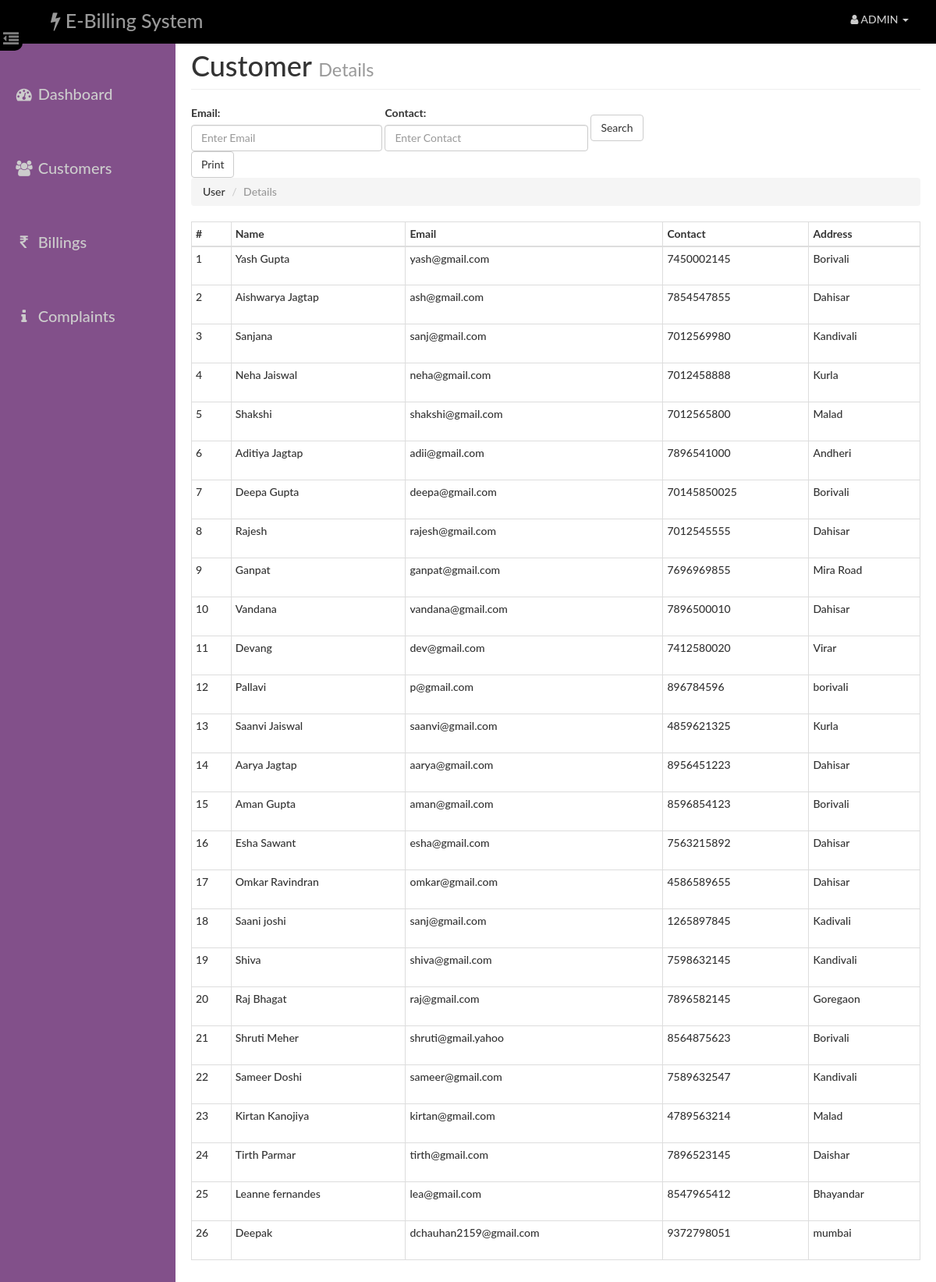
The page /admin/users.php (signed in) on the database its author committed.
### tables this page shows
CREATE TABLE `user` (
  `id` int(14) NOT NULL,
  `name` varchar(40) NOT NULL,
  `email` varchar(40) NOT NULL,
  `phone` varchar(255) NOT NULL,
  `pass` varchar(20) NOT NULL,
  `address` varchar(100) NOT NULL
);

### admin/users.php (the view, shortened to what this page needs)
<?php
    require_once('head_html.php');
    $searchResults = isset($_SESSION['searchResults']) ? $_SESSION['searchResults'] : [];
?>
<body>
    <div id="wrapper">
        <?php
            require_once("nav.php");
            require_once("sidebar.php");
        ?>
        <div id="page-content-wrapper">
            <div class="container-fluid">
                <div class="row">
                    <div class="col-lg-12">
                        <h1 class="page-header">
                            Customer
                            <small>Details</small>
                        </h1>
                        <form method="post" class="form-inline" id="searchForm">
                            <div class="form-group">
                                <label for="email">Email:</label>
                                <input type="text" class="form-control" id="email" name="email" placeholder="Enter Email">
                            </div>
                            <div class="form-group">
                                <label for="contact">Contact:</label>
                                <input type="text" class="form-control" id="contact" name="contact" placeholder="Enter Contact">
                            </div>
                            <button type="submit" class="btn btn-default">Search</button>
                        </form>
                        <button class="btn btn-default" onclick="window.print()">Print</button>
                        <?php if (!empty($searchResults)) { ?>
                            <div class="table-responsive" style="padding-top: 20px">
                                <?php if (count($searchResults) > 0) { ?>
                                    <h3>Search Results</h3>
                                    <table class="table table-hover table-bordered table-condensed">
                                        <thead>
                                            <tr>
                                                <th>#</th>
                                                <th>Name</th>
                                                <th>Email</th>
                                                <th>Contact</th>
                                                <th>Address</th>
                                            </tr>
                                        </thead>
                                        <tbody>
                                            <?php
                                                $cnt = 1;
                                                foreach ($searchResults as $row) {
                                            ?>
                                                <tr>
                                                    <td height="50"><?php echo $cnt; ?></td>
                                                    <td><?php echo $row['name'] ?></td>
                                                    <td><?php echo $row['email'] ?></td>
                                                    <td><?php echo $row['phone'] ?></td>
                                                    <td><?php echo $row['address'] ?></td>
                                                </tr>
                                            <?php $cnt++; } ?>
                                        </tbody>
                                    </table>
                                <?php } else { ?>
                                    <p>No results found for the given email or contact.</p>
                                <?php } ?>
                            </div>
                        <?php } else { ?>
                            <ol class="breadcrumb">
                                <li>User</li>
                                <li class="active">Details</li>
                            </ol>
                            <div class="table-responsive" style="padding-top: 0">
                                <table class="table table-hover table-bordered table-condensed">
                                    <thead>
                                        <tr>
                                            <th>#</th>
                                            <th>Name</th>
                                            <th>Email</th>
                                            <th>Contact</th>
                                            <th>Address</th>
                                        </tr>
                                    </thead>
                                    <tbody>
                                        <?php
                                            $query = "SELECT * FROM user";
                                            $result = mysqli_query($con, $query);
                                            $cnt = 1;
                                            while($row = mysqli_fetch_assoc($result)){
                                            ?>
                                                <tr>
                                                    <td height="50"><?php echo $cnt; ?></td>
                                                    <td><?php echo $row['name'] ?></td>
                                                    <td><?php echo $row['email'] ?></td>
                                                    <td><?php echo $row['phone'] ?></td>
                                                    <td><?php echo $row['address'] ?></td>
                                                </tr>
                                            <?php $cnt++; } ?>
                                    </tbody>
                                </table>
                            </div>
                        <?php } ?>
                    </div>
                </div>
            </div>
        </div>
    </div>
</body>
</html>

### admin/head_html.php (shortened to what this page needs)
<!DOCTYPE html>
<html lang="en">
<head>
    <link href="../assets/css/bootstrap.css" rel="stylesheet">
    <link href="../assets/css/dash_admin.css" rel="stylesheet">
    <link rel="stylesheet" href="https://maxcdn.bootstrapcdn.com/font-awesome/4.2.0/css/font-awesome.min.css">
</head>

### admin/nav.php (shortened to what this page needs)
<nav class="navbar navbar-inverse navbar-fixed-top" role="navigation">
    <div class="navbar-header">
        <a class="navbar-brand" href="index.php"><i class="fa fa-bolt"></i> E-Billing System</a>
    </div>
    <a style="position:absolute;top:35px;left:-1px;font-size:20px;color:#7f7f7f;padding:5px;background-color: #000;border-bottom-right-radius:10px; " href="#menu-toggle" id="menu-toggle" <i class="fa fa-dedent"></i></a>
    <ul class="nav navbar-right top-nav">
        <li class="dropdown">
            <?php
                echo "<a href=\"#\" class=\"dropdown-toggle\" data-toggle=\"dropdown\"><i class=\"fa fa-user\"></i> ADMIN <b class=\"caret\"></b></a> ";
             ?>
        </li>
    </ul>
</nav>

### admin/sidebar.php
<div id="sidebar-wrapper">
    <ul class="sidebar-nav">
        <li class="active">
            <a href="index.php"><i class="fa fa-fw fa-dashboard"></i> Dashboard</a>
        </li>
        <li>
            <a href="users.php"><i class="fa fa-fw fa-users"></i> Customers </a>
        </li>
        <li>
            <a href="bill.php"><i class="fa fa-fw fa-inr"></i> Billings </a>
        </li>
        <li>
            <a href="complaint.php"><i class="fa fa-fw fa-info"></i> Complaints </a>
        </li>
    </ul>
</div>

### assets/css/dash_admin.css (style rules this page uses)
html { height: 100%; }
body, html { width: 100%; height: 100%; }
body, h1, h2, h3, h4, h5, h6 { font-family: "Lato","Helvetica Neue",Helvetica,Arial,sans-serif; font-weight: 500; }
#wrapper { padding-left: 10px; padding-top: 5px; -webkit-transition: all 0.5s ease; -moz-transition: all 0.5s ease; -o-transition: all 0.5s ease; transition: all 0.5s ease; }
#sidebar-wrapper { margin-top: 20px; z-index: 1000; position: fixed; left: 250px; width: 0; height: 100%; margin-left: -250px; overflow-y: auto; background: #4b0357b1; -webkit-transition: all 0.5s ease; -moz-transition: all 0.5s ease; -o-transition: all 0.5s ease; transition: all 0.5s ease; }
#page-content-wrapper { width: 100%; padding: 15px; min-height:100%; }
.navbar { background: #000; }
.navbar-brand { font-family: 'Lato', sans-serif; font-size: 25px; margin-left: 50px; color: #cccccc; }
.top-nav { padding: 0 20px; background: #000; }
.top-nav>li>a { padding-top: 15px; padding-bottom: 15px; line-height: 20px; color: #ccc; }
.sidebar-nav { position: absolute; top: 60px; width: 225px; margin: 0; padding: 0; list-style: none; }
.sidebar-nav li { padding-bottom: 25px; line-height: 70px; font-family: 'Lato', sans-serif; font-size: 20px; }
.sidebar-nav li a { padding-left: 18px; display: block; text-decoration: none; color: #cccccc; }
@media (min-width:768px) { #wrapper { padding-left: 225px; } }
@media (min-width:768px) { #sidebar-wrapper { width: 225px; } }
@media (min-width:768px) { #page-content-wrapper { padding: 20px; } }
.table-responsive { padding-top: 20px; padding-bottom: 20px; }

### rows shown on the page
user: name "Yash Gupta", email "yash@gmail.com", phone "7450002145", address "Borivali"
user: name "Aishwarya Jagtap", email "ash@gmail.com", phone "7854547855", address "Dahisar"
user: name "Sanjana", email "sanj@gmail.com", phone "7012569980", address "Kandivali"
user: name "Neha Jaiswal", email "neha@gmail.com", phone "7012458888", address "Kurla"
user: name "Shakshi", email "shakshi@gmail.com", phone "7012565800", address "Malad"
user: name "Aditiya Jagtap", email "adii@gmail.com", phone "7896541000", address "Andheri"
user: name "Deepa Gupta", email "deepa@gmail.com", phone "70145850025", address "Borivali"
user: name "Rajesh", email "rajesh@gmail.com", phone "7012545555", address "Dahisar"
user: name "Ganpat", email "ganpat@gmail.com", phone "7696969855", address "Mira Road"
user: name "Vandana", email "vandana@gmail.com", phone "7896500010", address "Dahisar"
user: name "Devang", email "dev@gmail.com", phone "7412580020", address "Virar"
user: name "Pallavi", email "p@gmail.com", phone "896784596", address "borivali"
user: name "Saanvi Jaiswal", email "saanvi@gmail.com", phone "4859621325", address "Kurla"
user: name "Aarya Jagtap", email "aarya@gmail.com", phone "8956451223", address "Dahisar"
user: name "Aman Gupta", email "aman@gmail.com", phone "8596854123", address "Borivali"
user: name "Esha Sawant", email "esha@gmail.com", phone "7563215892", address "Dahisar"
user: name "Omkar Ravindran", email "omkar@gmail.com", phone "4586589655", address "Dahisar"
user: name "Saani joshi", email "sanj@gmail.com", phone "1265897845", address "Kadivali"
user: name "Shiva", email "shiva@gmail.com", phone "7598632145", address "Kandivali"
user: name "Raj Bhagat", email "raj@gmail.com", phone "7896582145", address "Goregaon"
user: name "Shruti Meher", email "shruti@gmail.yahoo", phone "8564875623", address "Borivali"
user: name "Sameer Doshi", email "sameer@gmail.com", phone "7589632547", address "Kandivali"
user: name "Kirtan Kanojiya", email "kirtan@gmail.com", phone "4789563214", address "Malad"
user: name "Tirth Parmar", email "tirth@gmail.com", phone "7896523145", address "Daishar"
user: name "Leanne fernandes", email "lea@gmail.com", phone "8547965412", address "Bhayandar"
user: name "Deepak", email "dchauhan2159@gmail.com", phone "9372798051", address "mumbai"
